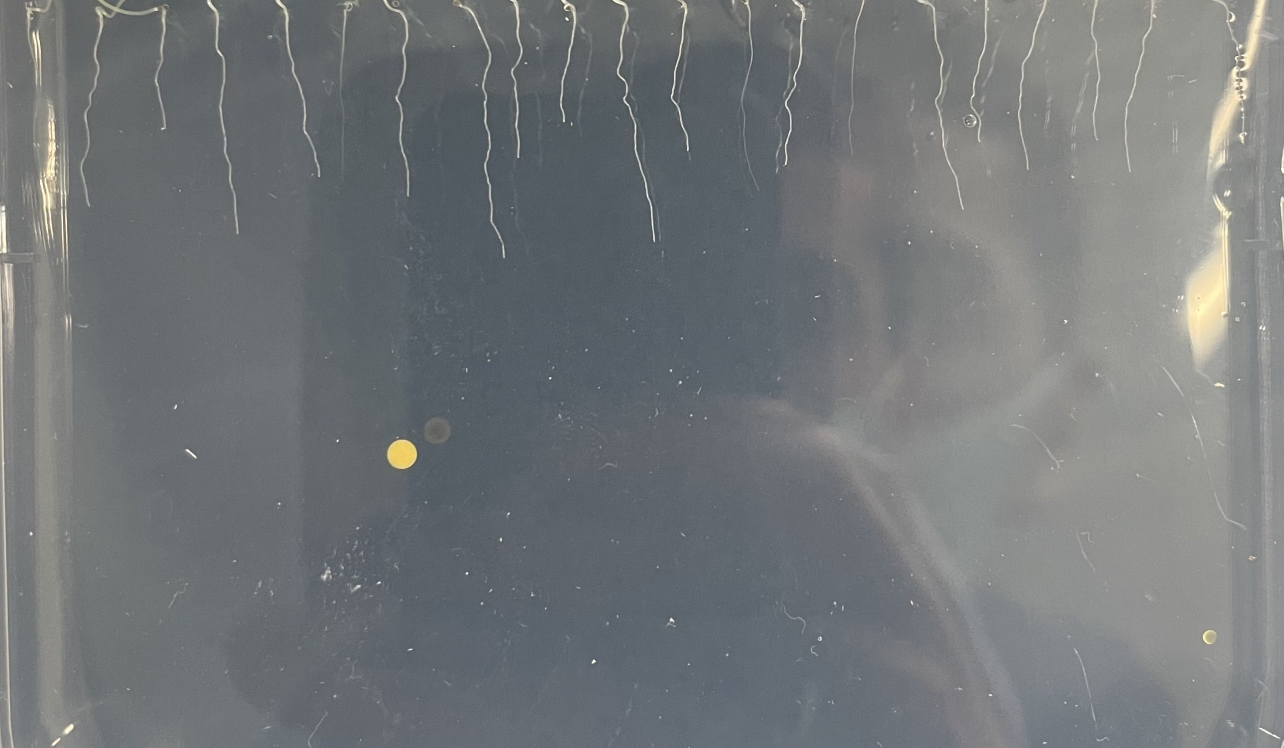
#> input picture MyDataset/1:1cbis.jpg, 2567 x 1495 px, found by its file name (shown at 1/2 size); the run also reads 3 pictures not shown here
$ jupyter execute --allow-errors JupiterNotebook_YanisBouadi.ipynb
#> lines starting #> are read from the running program, lines starting #| are printed output that depends on the picture; after the words box and inside, x2 and y2 are one past the last pixel; in counts of white or black regions, pixels touching at a corner belong together
### Semester Project              -              Master in Robotics              -              Yanis Bouadi (283606)

## Importing Libraries

[cell 1]
# Packages
import os
import cv2
import skimage.io
import matplotlib.pyplot as plt
import pandas as pd
import numpy as np
from scipy import ndimage, misc
import scipy.interpolate
from math import cos, sin, degrees, radians, hypot
from skimage import measure, morphology, filters, data
import skimage.segmentation
from skimage.morphology import opening, erosion, square, closing, disk, dilation
from skimage.transform import rotate, rescale, SimilarityTransform
from MTM import matchTemplates, drawBoxesOnRGB

## Functions

[cell 2]
def CREATE_Lab(image,mode,number_of_seeds,stage):

    # Parameters
    nb_roots=number_of_seeds
    threshold_contour=0.6
    threshold_pixel=100
    if stage=='early':
        threshold_depth=20 #20# minimum depth of a root (less than this threshold, it's not detected as a root)
    if stage=='late':
        threshold_depth=100
    im=image[:,:,0].copy()

    mean_im = int(image[:,:,0].mean())
    max_im  = int(image[:,:,0].max())
    min_im  = int(image[:,:,0].min())
    thre_im = (max_im + min_im)/2

    im[im>thre_im]=255
    im[im<=thre_im]=0
    K_min=nb_roots-5
    K_max=nb_roots+5
    thresh_v_min=30


    # -------------------------------------------------------------------------------------------------#


    contours0 = measure.find_contours(im,threshold_contour, fully_connected='low',positive_orientation='low')
    nb_dilation,contours,nb_root_detected=0,[],[]
    Mode=0

    if mode=='Fast':
        Mode=1
    if mode=='Recommended':
        Mode=3
    if mode=='Accurate':
        Mode=5
    if mode=='Very Accurate':
        Mode=8
    #print('Initial number of contour detected is: ',len(contours0))

    # In this while loop, we remove noisy contours:
    # Narrow down the number of contour detected from thousands
    # to a number around the number of seeds planted by binary thresholding AND dilation
    while(len(contours0) != nb_roots and nb_dilation<Mode):
        nb_dilation+=1
        ind=0
        contours0 = measure.find_contours(im,threshold_contour, fully_connected='low',positive_orientation='low')
        contours.append(contours0)

        # Binary adaptative thresholding
        while ( len(contours0) < K_min or len(contours0) > K_max ):
            ind+=1

            if len(contours0)>nb_roots and threshold_pixel > 300:
                threshold_pixel = threshold_pixel + 10

            if len(contours0)<nb_roots and threshold_pixel > 300:
                im=skimage.color.rgb2gray(binary)
                contours0 = measure.find_contours(im,threshold_contour)
                threshold_pixel = threshold_pixel - 10

            for i in range(len(contours0)-1,-1,-1):
                v_min , v_max = min(contours0[i][:,0]) , max(contours0[i][:,0])

                if ( (len(contours0[i])<=threshold_pixel) or (v_max-v_min < threshold_depth) or (v_min)>thresh_v_min):
                    contours0[i]=[]
                    contours0.remove([])

            if (ind > 130):  # To avoid infinite loop
                break
        nb_root_detected.append(len(contours0))

        # Dilation fine tuning
        im=dilation(im)
        print(" Fine tuning in progress, please wait ...")
        print("")
        if nb_dilation>=Mode:
            break

    nb_root_detected= abs(nb_root_detected - nb_roots*np.ones(len(nb_root_detected)))
    ind_nb_rd=np.argmin(nb_root_detected)
    contours0=contours[ind_nb_rd]
    for e in range(Mode-ind_nb_rd):
        im=erosion(im)

    # ----------------------------------------------#
    print(" Computing Lengths/Depths of main roots, please wait ...")
    print("")
    fig, ax = plt.subplots(figsize=(9, 9))


    depth_roots,means,idx=[],[],[]

    for contour in contours0:


        ax.plot(contour[:, 1], contour[:, 0], linewidth=2)
        v_min , v_max = min(contour[:,0]) , max(contour[:,0])
        depth_root=round((v_max-v_min)*scale,1)

        m=np.mean(contour,axis=0)
        means.append(m[1])
        idx=np.argsort(means)

        if contour[len(contour)-1][1]<contour[0][1]:
                contour=contour[::-1]

        depth_roots.append(depth_root)

    contours0=[contours0[i] for i in idx] # sort all the root regarding the horizontal axis
    depth_roots=[depth_roots[i] for i in idx]
    ax.imshow(im,cmap='gray')


    # -------------------------------------------------------------------------------------------------#


    nb_segment,nb_lateral_root=[],[]
    main_roots,main_roots_depths,main_roots_lengths=[],[],[]
    lateral_roots,laterals_roots_depths=[],[]
    contours2=[]
    cnt_remove=0
    print(" Segmentation of lateral roots in progress, please wait ...")
    print("")
    for N in range(0,len(contours0)):

        contours1,black=[],[]
        black=image.copy()
        black[:,:,:]=0
        max_pos=0
        for s in range(2,len(contours0[N])):
            if (contours0[N][s-5][0]<contours0[N][s][0] and contours0[N][s][0]>max_pos ):
                max_pos=max(max_pos,contours0[N][s][0])
                black[int(contours0[N][s][0]),int(contours0[N][s][1]),: ] = 255

        black=dilation(black) ; black=dilation(black) ; black=dilation(black)
        im=black[:,:,0].copy()

        contours1 = measure.find_contours(im,threshold_contour, fully_connected='low',positive_orientation='low')
        contours2.append(contours1)

        black=erosion(black) ; black=erosion(black) ; black=erosion(black)
        nb_segment.append(len(contours1))
    black=dilation(black) ; black=dilation(black) ; black=dilation(black)

    for j in range(len(nb_segment)):
        cnt=0
        lateral_roots_depth=[]
        if ( nb_segment[j]==0 ):
            main_roots_depth=0
            lateral_roots_depth=[]
            lateral_roots.append([])
            nb_lateral_root.append(0)
            main_roots.append([0])

        if ( nb_segment[j]==1 ):
            v_min , v_max = min(contours2[j][0][:,0]) , max(contours2[j][0][:,0])
            nb_lateral_root.append(0)
            main_roots.append(contours2[j][0]) #Store the main root contour
            lateral_roots.append([])
            main_roots_depth=round((v_max-v_min)*scale,2)
            lateral_roots_depth=[]
            L=0
            #print(len(main_roots[j]))
            for i in range(1,len(main_roots[j])-1):
                L+=np.sqrt( np.square(main_roots[j][i][0]-main_roots[j][i-1][0]) + np.square(main_roots[j][i][1]-main_roots[j][i-1][1]) )
            L=round(L*0.5*scale,2)

        if ( nb_segment[j]>1 ):
            contours2[j]=sorted(contours2[j], key=len)
            v_min , v_max = min(contours2[j][-1][:,0]) , max(contours2[j][-1][:,0])
            main_roots.append(sorted(contours2[j], key=len)[-1]) #Store the main root contour (largest contour)
            main_roots_depth=round((v_max-v_min)*scale,2)
            ind_nb_lr=0
            L,L1=0,0

            for n in range(nb_segment[j]-1):
                v_min , v_max = min(contours2[j][n][:,0]) , max(contours2[j][n][:,0])
                h_min , h_max = min(contours2[j][n][:,1]) , max(contours2[j][n][:,1])
                if ( round((v_max-v_min)*scale,2)>0.15 and round((h_max-h_min)*scale,2)>0.15 ):
                    lateral_roots_depth.append(round((v_max-v_min)*scale,2))
                    #L1+=round((v_max-v_min)*scale,2)
                    L+=round((v_max-v_min)*scale,2)
                    lateral_roots.append(sorted(contours2[j], key=len)[n])
                    ind_nb_lr+=1

            for i in range(1,len(main_roots[j])-1):
                L+=np.sqrt( np.square(main_roots[j][i][0]-main_roots[j][i-1][0]) + np.square(main_roots[j][i][1]-main_roots[j][i-1][1]) )
            L=round(L*0.5*scale,2)

            nb_lateral_root.append(ind_nb_lr)

        main_roots_depths.append(main_roots_depth)
        laterals_roots_depths.append(lateral_roots_depth)
        main_roots_lengths.append(L)


    # Final adjustements: size adaptative threshold
    thresh_roots_minimum=0.1

    while ( len(main_roots_depths)>nb_roots ):
        thresh_roots_minimum+=0.05
        les_indices = [elem for elem in range(len(main_roots_depths)) if main_roots_depths[elem]>thresh_roots_minimum]

        main_roots_depths = [i for j, i in enumerate(main_roots_depths ) if j in les_indices]
        main_roots = [i for j, i in enumerate(main_roots ) if j in les_indices]
        main_roots_lengths = [i for j, i in enumerate(main_roots_lengths ) if j in les_indices]

        laterals_roots_depths = [i for j, i in enumerate(laterals_roots_depths ) if j in les_indices]
        lateral_roots = [i for j, i in enumerate(lateral_roots ) if j in les_indices]
        nb_lateral_root = [i for j, i in enumerate(nb_lateral_root ) if j in les_indices]

    print(" All Good! Results are ready :p ")
    print("")
    print(len(main_roots),'main roots are detected:')


    # -------------------------------------------------------------------------------------------------#
    # Display the image and plot all the contours

    black[:,:,:] = 255
    fig, ax = plt.subplots(figsize=(9, 9))
    ax.imshow(black)
    for contour in main_roots:
        ax.plot(contour[:, 1], contour[:, 0], linewidth=2,color='red')
    for contour in lateral_roots:
        if len(contour)>=1:
            ax.plot(contour[:, 1], contour[:, 0], linewidth=2)
    print(" Green lines are associated to the main root / Colored lines (if any) are associated to lateral roots ")
    plt.show()

    # Summary of all the results

    df = pd.DataFrame(list(zip(main_roots_depths, main_roots_lengths,nb_lateral_root,laterals_roots_depths)))
    df.columns = ["Main Root Depth [cm]" , "Main Root Length [cm]" , "Number of lateral roots" , " Lateral root depths [cm]"]
    df.index = ["Root "+ str(i) for i in range(1,len(main_roots_depths)+1) ]
    df.loc[len(df.index)] = [np.mean(main_roots_depths), np.mean(main_roots_lengths), round(np.mean(nb_lateral_root),1),["-"]]
    df.loc[len(df.index)] = [depth_gt, length_gt, ["-"],["-"]]
    df.loc[len(df.index)] = [abs(depth_gt-np.mean(main_roots_depths))*100/depth_gt, abs(length_gt-np.mean(main_roots_lengths))*100/length_gt, ["-"],["-"]]

    #df.loc[len(df.index)] = [f_depth,f_length,["-"]]
    df = df.rename(index={len(main_roots_depths): 'Mean values'})
    df = df.rename(index={len(main_roots_depths)+1: 'GT Mean values'})
    df = df.rename(index={len(main_roots_depths)+2: 'Error [%]'})
    df=df.round(2)
    return [main_roots_depths, main_roots_lengths,nb_lateral_root,laterals_roots_depths],df

[cell 3]
def error_d(x):
    a = round(abs(depth_gt-np.mean(x))*100/depth_gt,1)
    return a

def error_l(x):
    a = round(abs(length_gt-np.mean(x))*100/length_gt,1)
    return a

# [8 lines left out: function Accuracy, not called in this run]

## Influence of dilation - Early stage roots

[cell 4]
image_initiale= []
image_initiale=skimage.io.imread(os.path.join(os.pardir, 'PDS-CreateLab/Experiences/MyDataset/1:1cbis.jpg'))
#> image_initiale is the input picture: shape (1495, 2567, 3); mean R, G, B 114.5, 118.5, 120.6

plt.figure(figsize=(5, 5), dpi=100)
plt.imshow(image_initiale)

[cell 5]
nb_roots=21
depth_gt , length_gt = 1.50, 1.53
scale= 7.5/image_initiale.shape[0]

## Mode 'Fast'
#> (the rest of this cell did not finish here and is left out)

#> in CREATE_Lab, `mean_im = int(image[:,:,0].mean())`: mean_im = 114
#> in CREATE_Lab, `max_im  = int(image[:,:,0].max())`: max_im = 255
#> in CREATE_Lab, `min_im  = int(image[:,:,0].min())`: min_im = 49
#> in CREATE_Lab, `thre_im = (max_im + min_im)/2`: thre_im = 152
#> in CREATE_Lab, `im[im<=thre_im]=0`:
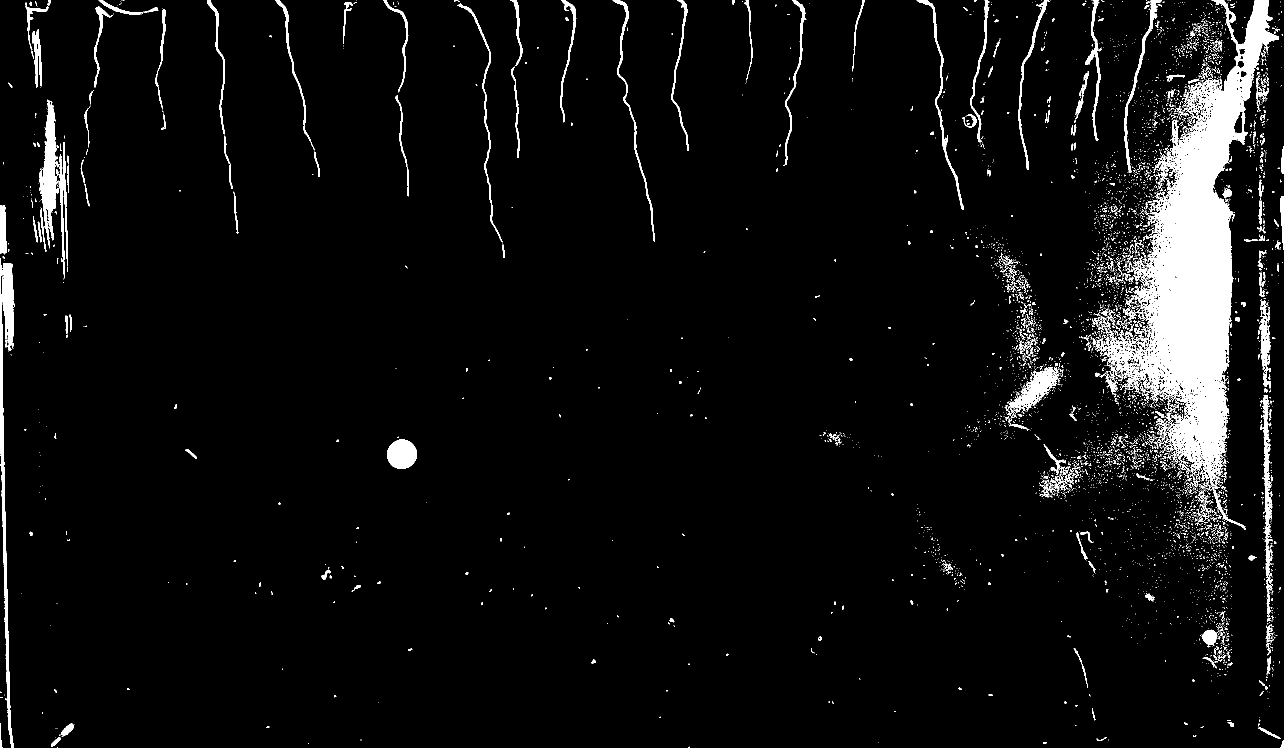
#> im: shape (1495, 2567) (shown at 1/2 size); 5.3% white; 5961 white regions (5565 under 20 px), largest, box (x1, y1, x2, y2) and area: (2190, 0, 2557, 972) 107806, (0, 516, 28, 1495) 8279, (78, 199, 129, 559) 6384
#> in CREATE_Lab, `contours0 = measure.find_contours(im,threshold_contour, fully_connecte..`: contours0 = 8845 point arrays, longest 11045 points
#> the loop in CREATE_Lab, `while(len(contours0) != nb_roots and nb_dilation<Mode):` made 1 pass
#> after the loop in CREATE_Lab, `while(len(contours0) != nb_roots and nb_dilation<Mode):`: contours = 1 item; nb_dilation = 1; nb_root_detected = []; threshold_pixel = 100
df_F
Accuracy('Fast',metrics_F,depth_gt , length_gt)


## Mode 'Recommended'
metrics_R , df_R = CREATE_Lab(image_initiale,'Recommended',nb_roots,'early')
df_R
Accuracy('Recommended',metrics_R,depth_gt , length_gt)


## Mode 'Accurate'
metrics_A , df_A = CREATE_Lab(image_initiale,'Accurate',nb_roots,'early')
df_A
Accuracy('Accurate',metrics_A,depth_gt , length_gt)

#> (a cell that did not finish here is left out)

## Influence of dilation - Late stage roots

[cell 7]
image_initiale= []
image_initiale=skimage.io.imread(os.path.join(os.pardir, 'PDS-CreateLab/Experiences/MyDataset/IMAGE2.png'))
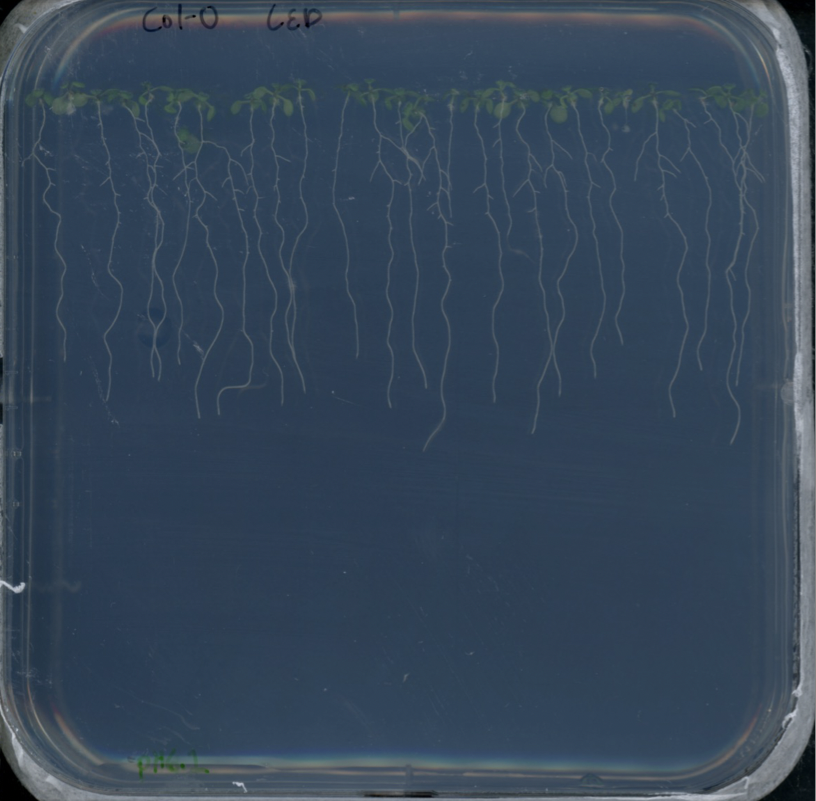
#> input picture MyDataset/IMAGE2.png, 816 x 801 px, found by its file name
#> image_initiale is the input picture: shape (801, 816, 4); mean R, G, B, A 54.6, 70.9, 88.7, 255


image_initiale= image_initiale[120:700,40:-50,:] # IMAGE2  Crop the image [vetical axis,horizontal axis,:]
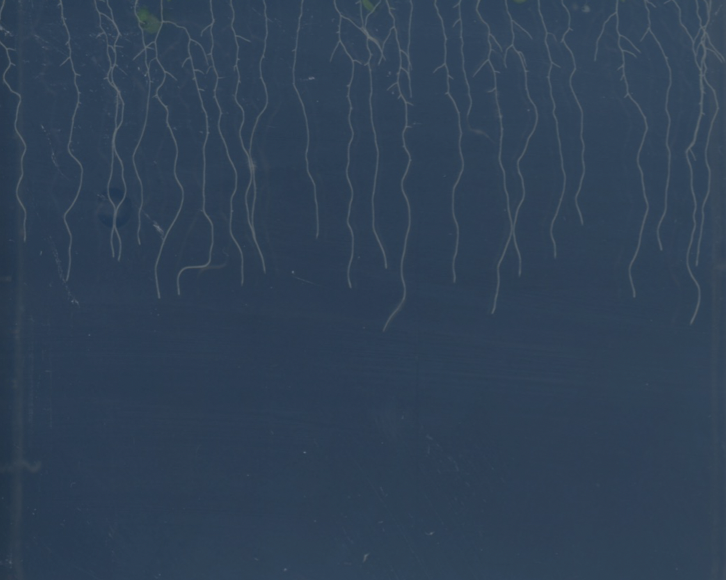
#> image_initiale: shape (580, 726, 4); mean R, G, B, A 48.3, 65.6, 85.7, 255

plt.figure(figsize=(5, 5), dpi=100)
plt.imshow(image_initiale)

[cell 8]
nb_roots=25
depth_gt , length_gt = 3.75, 3.93
scale= 8.5/image_initiale.shape[0]


## Mode 'Fast'
#> (the rest of this cell did not finish here and is left out)

#> call 2 of CREATE_Lab, with mode = 'Fast', number_of_seeds = 25, stage = 'late'
#> in CREATE_Lab (call 2), `mean_im = int(image[:,:,0].mean())`: mean_im = 48
#> in CREATE_Lab (call 2), `max_im  = int(image[:,:,0].max())`: max_im = 99
#> in CREATE_Lab (call 2), `min_im  = int(image[:,:,0].min())`: min_im = 33
#> in CREATE_Lab (call 2), `thre_im = (max_im + min_im)/2`: thre_im = 66
#> in CREATE_Lab (call 2), `im[im>thre_im]=255`:
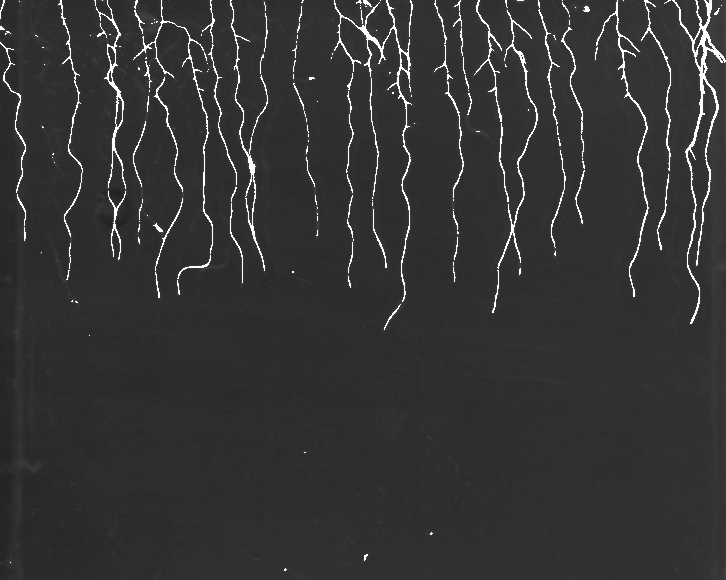
#> im: shape (580, 726); min 33, max 255, mean 53.4
#> in CREATE_Lab (call 2), `im[im<=thre_im]=0`:
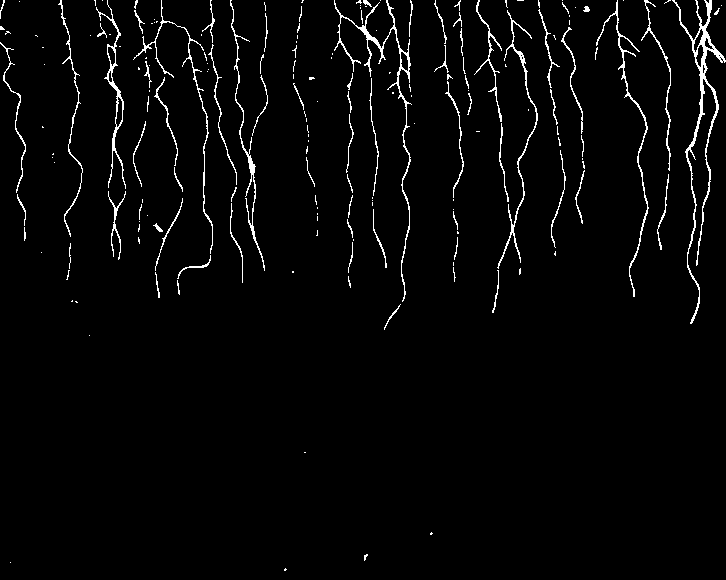
#> im: shape (580, 726); 2.8% white in thin lines or dots
#> in CREATE_Lab (call 2), `contours0 = measure.find_contours(im,threshold_contour, fully_connecte..`: contours0 = 307 point arrays, longest 1314 points
#> the loop in CREATE_Lab, `while(len(contours0) != nb_roots and nb_dilation<Mode):` made 1 pass
#> after the loop in CREATE_Lab, `while(len(contours0) != nb_roots and nb_dilation<Mode):`: nb_dilation = 1; threshold_pixel = 100
df_F
Accuracy('Fast',metrics_F,depth_gt , length_gt)


## Mode 'Recommended'
metrics_R , df_R = CREATE_Lab(image_initiale,'Recommended',nb_roots,'late')
df_R
Accuracy('Recommended',metrics_R,depth_gt , length_gt)


## Mode 'Accurate'
metrics_A , df_A = CREATE_Lab(image_initiale,'Accurate',nb_roots,'late')
df_A
Accuracy('Accurate',metrics_A,depth_gt , length_gt)

#> (a cell that did not finish here is left out)

## Influence of Contrast - Early stage roots

[cell 10]
image_initialeL80= skimage.io.imread(os.path.join(os.pardir, 'PDS-CreateLab/Experiences/MyDataset/L80.png'))
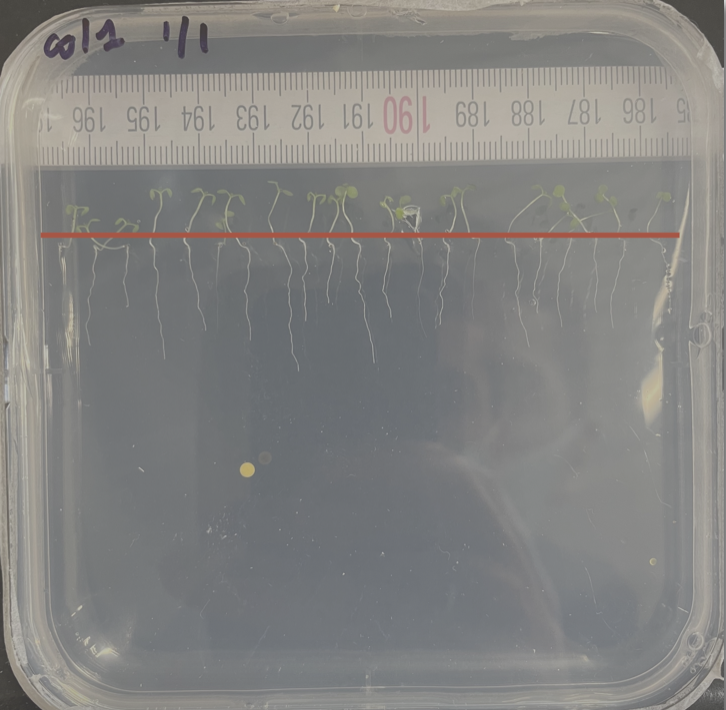
#> input picture MyDataset/L80.png, 726 x 710 px, found by its file name
#> image_initialeL80 is the input picture: shape (710, 726, 4); mean R, G, B, A 131.6, 131.1, 129.2, 255
image_initialeL50= skimage.io.imread(os.path.join(os.pardir, 'PDS-CreateLab/Experiences/MyDataset/L50.png'))
#> (the rest of the program and of its run is left out)
